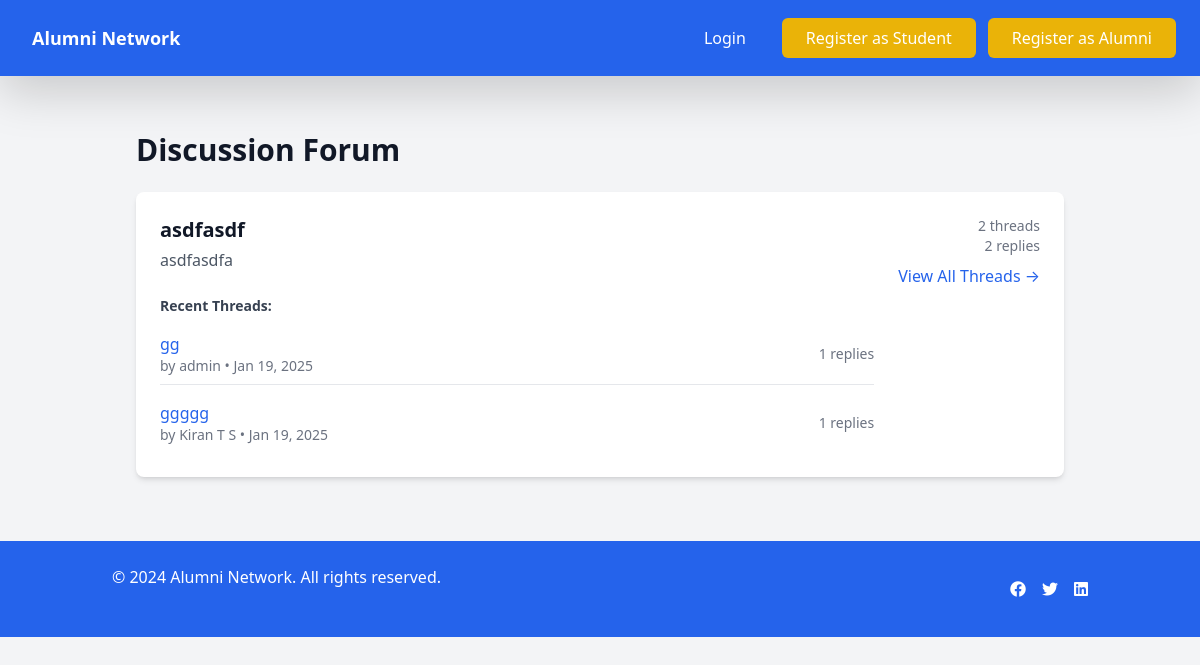
The app's page /forum/ with its own data.
### forum/models.py (models this page shows, shortened)
class Category(models.Model):
    name = models.CharField(max_length=100)
    description = models.TextField()
    created_at = models.DateTimeField(auto_now_add=True)
    class Meta:
        verbose_name_plural = "Categories"

class Thread(models.Model):
    title = models.CharField(max_length=200)
    content = models.TextField()
    category = models.ForeignKey(Category, on_delete=models.CASCADE, related_name='threads')
    author = models.ForeignKey(settings.AUTH_USER_MODEL, on_delete=models.CASCADE)
    created_at = models.DateTimeField(auto_now_add=True)
    updated_at = models.DateTimeField(auto_now=True)
    is_pinned = models.BooleanField(default=False)
    is_locked = models.BooleanField(default=False)
    views = models.PositiveIntegerField(default=0)

### users/models.py (models this page shows, shortened)
class User(AbstractUser):
    USER_TYPES = (
        ('admin', 'Admin'),
        ('alumni', 'Alumni'),
        ('student', 'Student'),
    )
    INDUSTRY_CHOICES = (
        ('it', 'Information Technology'),
        ('finance', 'Finance'),
        ('healthcare', 'Healthcare'),
        ('education', 'Education'),
        ('manufacturing', 'Manufacturing'),
        ('retail', 'Retail'),
        ('consulting', 'Consulting'),
        ('marketing', 'Marketing'),
        ('other', 'Other')
    )
    AVAILABILITY_CHOICES = (
        ('available', 'Available for Mentorship'),
        ('limited', 'Limited Availability'),
        ('unavailable', 'Not Available'),
    )
    user_type = models.CharField(max_length=10, choices=USER_TYPES, default='student')
    profile_picture = models.ImageField(upload_to='profile_pics/', null=True, blank=True)
    bio = models.TextField(max_length=500, blank=True)
    graduation_year = models.IntegerField(null=True, blank=True)
    current_job_title = models.CharField(max_length=100, blank=True)
    current_company = models.CharField(max_length=100, blank=True)
    industry = models.CharField(max_length=20, choices=INDUSTRY_CHOICES, blank=True)
    years_of_experience = models.PositiveIntegerField(default=0)
    skills = models.TextField(help_text="Enter skills separated by commas", blank=True)
    achievements = models.TextField(blank=True)
    certifications = models.TextField(help_text="Enter certifications separated by commas", blank=True)
    linkedin_profile = models.URLField(max_length=200, blank=True)
    portfolio_link = models.URLField(max_length=200, blank=True)
    mentorship_availability = models.CharField(
        max_length=20,
        choices=AVAILABILITY_CHOICES,
        blank=True
    )

### forum/views.py (the view)
# urls.py: path('', views.category_list, name='category_list'),
def category_list(request):
    categories = Category.objects.annotate(
        thread_count=Count('threads'),
        reply_count=Count('threads__replies')
    )
    return render(request, 'forum/category_list.html', {'categories': categories})

### messaging/context_processors.py (called while the page is built, shortened)
def unread_message_count(request):
    return {'unread_message_count': 0}

### notifications/context_processors.py (called while the page is built)
def notification_count(request):
    if request.user.is_authenticated:
        unread_count = request.user.notifications.filter(read=False).count()
        return {'unread_notification_count': unread_count}
    return {'unread_notification_count': 0}

### forum/templates/forum/category_list.html (shortened to what this page needs)
{% extends 'base.html' %}
{% block content %}
<div class="container mx-auto px-4 py-8">
    <div class="flex justify-between items-center mb-6">
        <h1 class="text-3xl font-bold text-gray-900">Discussion Forum</h1>
    </div>
    <div class="space-y-4">
        {% for category in categories %}
            <div class="bg-white rounded-lg shadow-md p-6">
                <div class="flex justify-between items-start">
                    <div class="flex-grow">
                        <h2 class="text-xl font-semibold text-gray-900">
                            <a href="{% url 'forum:category_detail' category.id %}"
                               class="hover:text-blue-600">
                                {{ category.name }}
                            </a>
                        </h2>
                        <p class="text-gray-600 mt-1">{{ category.description }}</p>
                        {% if category.threads.all %}
                            <div class="mt-4 space-y-2">
                                <h3 class="text-sm font-semibold text-gray-700">Recent Threads:</h3>
                                {% for thread in category.threads.all|slice:":3" %}
                                    <div class="flex justify-between items-center py-2 border-b last:border-0">
                                        <div>
                                            <a href="{% url 'forum:thread_detail' thread.id %}"
                                               class="text-blue-600 hover:text-blue-800">
                                                {{ thread.title }}
                                            </a>
                                            <div class="text-sm text-gray-500">
                                                by {{ thread.author.get_full_name|default:thread.author.username }}
                                                • {{ thread.created_at|date:"M d, Y" }}
                                            </div>
                                        </div>
                                        <div class="text-sm text-gray-500">
                                            {{ thread.replies.count }} replies
                                        </div>
                                    </div>
                                {% endfor %}
                            </div>
                        {% endif %}
                    </div>
                    <div class="ml-6 text-right">
                        <div class="text-sm text-gray-500">
                            <p>{{ category.thread_count }} threads</p>
                            <p>{{ category.reply_count }} replies</p>
                        </div>
                        <a href="{% url 'forum:category_detail' category.id %}"
                           class="inline-block mt-2 text-blue-600 hover:text-blue-800">
                            View All Threads →
                        </a>
                    </div>
                </div>
            </div>
        {% empty %}
            <div class="text-center py-8 text-gray-500">
                No categories available.
            </div>
        {% endfor %}
    </div>
</div>
{% endblock %}

### records on screen
Category: name "asdfasdf", description "asdfasdfa", thread_count "2", reply_count "2"
Thread: title "gg", author.get_full_name "admin", created_at "Jan 19, 2025", replies.count "1"
Thread: title "ggggg", author.get_full_name "Kiran T S", created_at "Jan 19, 2025", replies.count "1"
